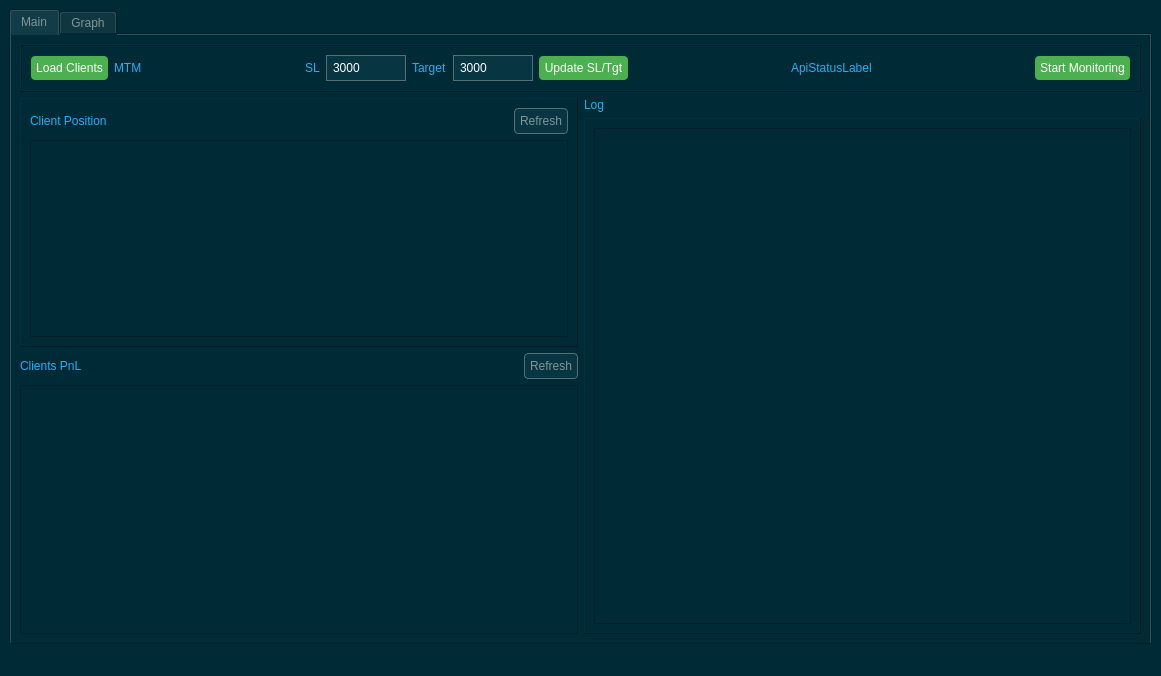
<?xml version="1.0" encoding="UTF-8"?>
<ui version="4.0">
 <class>MainWindow</class>
 <widget class="QMainWindow" name="MainWindow">
  <property name="geometry">
   <rect>
    <x>0</x>
    <y>0</y>
    <width>1161</width>
    <height>676</height>
   </rect>
  </property>
  <property name="windowTitle">
   <string>Intraday Dashboard</string>
  </property>
  <property name="styleSheet">
   <string notr="true">QTableView {
    background-color: #002B36;               /* Solarized base03 - background */
    alternate-background-color: #073642;    /* Solarized base02 - alternating rows */
    gridline-color: #586E75;                 /* Solarized base01 - grid lines */
    color: #839496;                          /* Solarized base0 - text color */
    font: 10pt &quot;Roboto Mono&quot;;                /* Improved font for trading */
}

QTableView QHeaderView::section {
    background-color: #073642;  /* Solarized base02 - header background */
    color: #839496;             /* Solarized base0 - header text */
    padding: 4px;
    border: 1px solid #002B36;  /* Border matching background */
    font: 11pt &quot;Roboto Mono&quot;;   /* Consistent font */
}

/* Generic app styling */
QWidget {
    background-color: #002B36;  /* Solarized base03 - background */
    font: 10pt &quot;Roboto Mono&quot;;   /* Improved readability */
    color: #839496;             /* Solarized base0 - text color */
}

QMainWindow {
    background-color: #002B36;  /* Solarized base03 - background */
    font: 10pt &quot;Roboto Mono&quot;;   /* Improved readability */
    color: #839496;             /* Solarized base0 - text color */
}

QPushButton {
    background-color: #073642;   /* Solarized base02 */
    color: #839496;              /* Solarized base0 */
    border: 1px solid #586E75;   /* Solarized base01 */
    padding: 5px;
    border-radius: 4px;
    font: 10pt &quot;Roboto Mono&quot;;    /* Consistent font */
}

QPushButton:hover {
    background-color: #586E75;   /* Solarized base01 */
    color: #EEE8D5;              /* Solarized base2 - lighter text on hover */
}

/* QLineEdit specific styling */
QLineEdit {
    background-color: #073642;   /* Solarized base02 */
    color: white;                /* White text */
    border: 1px solid #586E75;   /* Solarized base01 */
    padding: 4px;
    font: 10pt &quot;Roboto Mono&quot;;    /* Consistent font */
    selection-background-color: #586E75;  /* Selection highlight */
    selection-color: #EEE8D5;             /* Selection text color */
}

QComboBox, QTextEdit {
    background-color: #073642;   /* Solarized base02 */
    color: #839496;              /* Solarized base0 */
    border: 1px solid #586E75;   /* Solarized base01 */
    padding: 4px;
    font: 10pt &quot;Roboto Mono&quot;;    /* Consistent font */
    selection-background-color: #586E75;  /* Selection highlight */
    selection-color: #EEE8D5;             /* Selection text color */
}

/* QLabel custom styling */
QLabel {
    font: 10pt &quot;Roboto Mono&quot;;    /* Consistent font */
    color: #24adf3;              /* Light blue */
}
</string>
  </property>
  <widget class="QWidget" name="centralwidget">
   <layout class="QVBoxLayout" name="verticalLayout">
    <item>
     <widget class="QTabWidget" name="tabWidget">
      <property name="sizePolicy">
       <sizepolicy hsizetype="Expanding" vsizetype="Expanding">
        <horstretch>0</horstretch>
        <verstretch>0</verstretch>
       </sizepolicy>
      </property>
      <property name="currentIndex">
       <number>0</number>
      </property>
      <widget class="QWidget" name="Main">
       <attribute name="title">
        <string>Main</string>
       </attribute>
       <layout class="QVBoxLayout" name="verticalLayout_2">
        <item>
         <widget class="QFrame" name="TopQFrame">
          <property name="maximumSize">
           <size>
            <width>16777215</width>
            <height>60</height>
           </size>
          </property>
          <property name="frameShape">
           <enum>QFrame::Box</enum>
          </property>
          <property name="frameShadow">
           <enum>QFrame::Raised</enum>
          </property>
          <layout class="QHBoxLayout" name="horizontalLayout">
           <item>
            <widget class="QPushButton" name="LoadClientButton">
             <property name="sizePolicy">
              <sizepolicy hsizetype="Maximum" vsizetype="Maximum">
               <horstretch>0</horstretch>
               <verstretch>0</verstretch>
              </sizepolicy>
             </property>
             <property name="styleSheet">
              <string notr="true">QPushButton {
    background-color: #4CAF50;
    color: white;
    border: none;
    padding: 5px;
    border-radius: 4px;
}
QPushButton:hover {
    background-color: #45a049;
}</string>
             </property>
             <property name="text">
              <string>Load Clients</string>
             </property>
            </widget>
           </item>
           <item>
            <widget class="QLabel" name="MTMShowQLabel">
             <property name="sizePolicy">
              <sizepolicy hsizetype="Maximum" vsizetype="Maximum">
               <horstretch>0</horstretch>
               <verstretch>0</verstretch>
              </sizepolicy>
             </property>
             <property name="text">
              <string>MTM</string>
             </property>
            </widget>
           </item>
           <item>
            <spacer name="horizontalSpacer">
             <property name="orientation">
              <enum>Qt::Horizontal</enum>
             </property>
             <property name="sizeHint" stdset="0">
              <size>
               <width>40</width>
               <height>20</height>
              </size>
             </property>
            </spacer>
           </item>
           <item>
            <widget class="QLabel" name="SLLabel">
             <property name="sizePolicy">
              <sizepolicy hsizetype="Fixed" vsizetype="Preferred">
               <horstretch>0</horstretch>
               <verstretch>0</verstretch>
              </sizepolicy>
             </property>
             <property name="text">
              <string>SL</string>
             </property>
            </widget>
           </item>
           <item>
            <widget class="QLineEdit" name="SLQLine">
             <property name="sizePolicy">
              <sizepolicy hsizetype="Fixed" vsizetype="Fixed">
               <horstretch>0</horstretch>
               <verstretch>0</verstretch>
              </sizepolicy>
             </property>
             <property name="maximumSize">
              <size>
               <width>80</width>
               <height>16777215</height>
              </size>
             </property>
             <property name="text">
              <string>3000</string>
             </property>
            </widget>
           </item>
           <item>
            <widget class="QLabel" name="TargetLabel">
             <property name="sizePolicy">
              <sizepolicy hsizetype="Fixed" vsizetype="Preferred">
               <horstretch>0</horstretch>
               <verstretch>0</verstretch>
              </sizepolicy>
             </property>
             <property name="text">
              <string>Target</string>
             </property>
            </widget>
           </item>
           <item>
            <widget class="QLineEdit" name="TargetQEdit">
             <property name="sizePolicy">
              <sizepolicy hsizetype="Fixed" vsizetype="Fixed">
               <horstretch>0</horstretch>
               <verstretch>0</verstretch>
              </sizepolicy>
             </property>
             <property name="maximumSize">
              <size>
               <width>80</width>
               <height>16777215</height>
              </size>
             </property>
             <property name="text">
              <string>3000</string>
             </property>
            </widget>
           </item>
           <item>
            <widget class="QPushButton" name="UpdateSLTgtPushButton">
             <property name="styleSheet">
              <string notr="true">QPushButton {
    background-color: #4CAF50;
    color: white;
    border: none;
    padding: 5px;
    border-radius: 4px;
}
QPushButton:hover {
    background-color: #45a049;
}</string>
             </property>
             <property name="text">
              <string>Update SL/Tgt</string>
             </property>
            </widget>
           </item>
           <item>
            <spacer name="horizontalSpacer_2">
             <property name="orientation">
              <enum>Qt::Horizontal</enum>
             </property>
             <property name="sizeHint" stdset="0">
              <size>
               <width>40</width>
               <height>20</height>
              </size>
             </property>
            </spacer>
           </item>
           <item>
            <widget class="QLabel" name="ApiStatusLabel">
             <property name="styleSheet">
              <string notr="true">/* API Status Indicator */
#ApiStatusLabel {
    border-radius: 10px;
    font-size: 14px;
}

/* Blinking animation for connecting state */
@keyframes blink {
    0% { opacity: 1; }
    50% { opacity: 0.3; }
    100% { opacity: 1; }
}

.connecting {
    animation: blink 1s infinite;
}</string>
             </property>
             <property name="text">
              <string>ApiStatusLabel</string>
             </property>
            </widget>
           </item>
           <item>
            <spacer name="horizontalSpacer_7">
             <property name="orientation">
              <enum>Qt::Horizontal</enum>
             </property>
             <property name="sizeHint" stdset="0">
              <size>
               <width>40</width>
               <height>20</height>
              </size>
             </property>
            </spacer>
           </item>
           <item>
            <widget class="QPushButton" name="StartMonitoringButton">
             <property name="sizePolicy">
              <sizepolicy hsizetype="Maximum" vsizetype="Maximum">
               <horstretch>0</horstretch>
               <verstretch>0</verstretch>
              </sizepolicy>
             </property>
             <property name="styleSheet">
              <string notr="true">QPushButton {
    background-color: #4CAF50;
    color: white;
    border: none;
    padding: 5px;
    border-radius: 4px;
}
QPushButton:hover {
    background-color: #45a049;
}</string>
             </property>
             <property name="text">
              <string>Start Monitoring</string>
             </property>
            </widget>
           </item>
          </layout>
         </widget>
        </item>
        <item>
         <layout class="QHBoxLayout" name="horizontalLayout_2">
          <item>
           <layout class="QVBoxLayout" name="verticalLayout_3">
            <item>
             <widget class="QFrame" name="PositionQframe">
              <property name="sizePolicy">
               <sizepolicy hsizetype="Expanding" vsizetype="Expanding">
                <horstretch>0</horstretch>
                <verstretch>0</verstretch>
               </sizepolicy>
              </property>
              <property name="frameShape">
               <enum>QFrame::Panel</enum>
              </property>
              <property name="frameShadow">
               <enum>QFrame::Raised</enum>
              </property>
              <layout class="QVBoxLayout" name="verticalLayout_4">
               <item>
                <layout class="QHBoxLayout" name="horizontalLayout_3">
                 <item>
                  <widget class="QLabel" name="ClientPositionQLabel">
                   <property name="text">
                    <string>Client Position</string>
                   </property>
                  </widget>
                 </item>
                 <item>
                  <spacer name="horizontalSpacer_3">
                   <property name="orientation">
                    <enum>Qt::Horizontal</enum>
                   </property>
                   <property name="sizeHint" stdset="0">
                    <size>
                     <width>40</width>
                     <height>20</height>
                    </size>
                   </property>
                  </spacer>
                 </item>
                 <item>
                  <widget class="QPushButton" name="PositionRefreshPushButton">
                   <property name="text">
                    <string>Refresh</string>
                   </property>
                  </widget>
                 </item>
                </layout>
               </item>
               <item>
                <widget class="QTableWidget" name="PositionTable">
                 <property name="sizePolicy">
                  <sizepolicy hsizetype="Expanding" vsizetype="Expanding">
                   <horstretch>0</horstretch>
                   <verstretch>0</verstretch>
                  </sizepolicy>
                 </property>
                </widget>
               </item>
              </layout>
             </widget>
            </item>
            <item>
             <layout class="QHBoxLayout" name="horizontalLayout_4">
              <item>
               <widget class="QLabel" name="ClientPnLQLabel">
                <property name="sizePolicy">
                 <sizepolicy hsizetype="Fixed" vsizetype="Fixed">
                  <horstretch>0</horstretch>
                  <verstretch>0</verstretch>
                 </sizepolicy>
                </property>
                <property name="text">
                 <string>Clients PnL</string>
                </property>
               </widget>
              </item>
              <item>
               <spacer name="horizontalSpacer_4">
                <property name="orientation">
                 <enum>Qt::Horizontal</enum>
                </property>
                <property name="sizeHint" stdset="0">
                 <size>
                  <width>40</width>
                  <height>20</height>
                 </size>
                </property>
               </spacer>
              </item>
              <item>
               <widget class="QPushButton" name="AllClientsRefreshPushButton">
                <property name="sizePolicy">
                 <sizepolicy hsizetype="Fixed" vsizetype="Fixed">
                  <horstretch>0</horstretch>
                  <verstretch>0</verstretch>
                 </sizepolicy>
                </property>
                <property name="text">
                 <string>Refresh</string>
                </property>
               </widget>
              </item>
             </layout>
            </item>
            <item>
             <widget class="QTableWidget" name="ClientPositionTable">
              <property name="sizePolicy">
               <sizepolicy hsizetype="Expanding" vsizetype="Expanding">
                <horstretch>0</horstretch>
                <verstretch>0</verstretch>
               </sizepolicy>
              </property>
             </widget>
            </item>
           </layout>
          </item>
          <item>
           <layout class="QVBoxLayout" name="verticalLayout_5">
            <item>
             <widget class="QLabel" name="label_3">
              <property name="text">
               <string>Log</string>
              </property>
             </widget>
            </item>
            <item>
             <widget class="QFrame" name="LogQFrame">
              <property name="sizePolicy">
               <sizepolicy hsizetype="Expanding" vsizetype="Expanding">
                <horstretch>0</horstretch>
                <verstretch>0</verstretch>
               </sizepolicy>
              </property>
              <property name="frameShape">
               <enum>QFrame::Panel</enum>
              </property>
              <property name="frameShadow">
               <enum>QFrame::Raised</enum>
              </property>
              <layout class="QVBoxLayout" name="verticalLayout_6">
               <item>
                <widget class="QPlainTextEdit" name="LogTextEdit">
                 <property name="sizePolicy">
                  <sizepolicy hsizetype="Expanding" vsizetype="Expanding">
                   <horstretch>0</horstretch>
                   <verstretch>0</verstretch>
                  </sizepolicy>
                 </property>
                </widget>
               </item>
              </layout>
             </widget>
            </item>
           </layout>
          </item>
         </layout>
        </item>
       </layout>
      </widget>
      <widget class="QWidget" name="Graph">
       <attribute name="title">
        <string>Graph</string>
       </attribute>
       <layout class="QVBoxLayout" name="verticalLayout_7">
        <item>
         <layout class="QHBoxLayout" name="horizontalLayout_5">
          <item>
           <widget class="QLabel" name="label_2">
            <property name="sizePolicy">
             <sizepolicy hsizetype="Minimum" vsizetype="Fixed">
              <horstretch>0</horstretch>
              <verstretch>0</verstretch>
             </sizepolicy>
            </property>
            <property name="text">
             <string>Stock List</string>
            </property>
           </widget>
          </item>
          <item>
           <widget class="QPushButton" name="GetStockNameButton">
            <property name="sizePolicy">
             <sizepolicy hsizetype="Minimum" vsizetype="Fixed">
              <horstretch>0</horstretch>
              <verstretch>0</verstretch>
             </sizepolicy>
            </property>
            <property name="styleSheet">
             <string notr="true">QPushButton {
    background-color: #4CAF50;
    color: white;
    border: none;
    padding: 5px;
    border-radius: 4px;
}
QPushButton:hover {
    background-color: #45a049;
}</string>
            </property>
            <property name="text">
             <string>Get Stock Name</string>
            </property>
           </widget>
          </item>
          <item>
           <spacer name="horizontalSpacer_5">
            <property name="orientation">
             <enum>Qt::Horizontal</enum>
            </property>
            <property name="sizeHint" stdset="0">
             <size>
              <width>40</width>
              <height>20</height>
             </size>
            </property>
           </spacer>
          </item>
          <item>
           <widget class="QLabel" name="GraphQLabel">
            <property name="text">
             <string>Graph</string>
            </property>
           </widget>
          </item>
          <item>
           <spacer name="horizontalSpacer_6">
            <property name="orientation">
             <enum>Qt::Horizontal</enum>
            </property>
            <property name="sizeHint" stdset="0">
             <size>
              <width>40</width>
              <height>20</height>
             </size>
            </property>
           </spacer>
          </item>
          <item>
           <widget class="QPushButton" name="LoadGraphButton">
            <property name="sizePolicy">
             <sizepolicy hsizetype="Minimum" vsizetype="Fixed">
              <horstretch>0</horstretch>
              <verstretch>0</verstretch>
             </sizepolicy>
            </property>
            <property name="styleSheet">
             <string notr="true">QPushButton {
    background-color: #4CAF50;
    color: white;
    border: none;
    padding: 5px;
    border-radius: 4px;
}
QPushButton:hover {
    background-color: #45a049;
}</string>
            </property>
            <property name="text">
             <string>Load Graph</string>
            </property>
           </widget>
          </item>
         </layout>
        </item>
        <item>
         <layout class="QHBoxLayout" name="horizontalLayout_6">
          <item>
           <widget class="QFrame" name="StockListQFrame">
            <property name="sizePolicy">
             <sizepolicy hsizetype="Expanding" vsizetype="Expanding">
              <horstretch>3</horstretch>
              <verstretch>0</verstretch>
             </sizepolicy>
            </property>
            <property name="frameShape">
             <enum>QFrame::Panel</enum>
            </property>
            <property name="frameShadow">
             <enum>QFrame::Raised</enum>
            </property>
            <layout class="QVBoxLayout" name="verticalLayout_8">
             <item>
              <widget class="QTableView" name="StockNameTableView">
               <property name="sizePolicy">
                <sizepolicy hsizetype="Expanding" vsizetype="Expanding">
                 <horstretch>0</horstretch>
                 <verstretch>0</verstretch>
                </sizepolicy>
               </property>
               <property name="mouseTracking">
                <bool>true</bool>
               </property>
               <property name="alternatingRowColors">
                <bool>true</bool>
               </property>
               <property name="sortingEnabled">
                <bool>true</bool>
               </property>
              </widget>
             </item>
            </layout>
           </widget>
          </item>
          <item>
           <widget class="QGraphicsView" name="HLOCGraphView">
            <property name="sizePolicy">
             <sizepolicy hsizetype="Expanding" vsizetype="Expanding">
              <horstretch>7</horstretch>
              <verstretch>0</verstretch>
             </sizepolicy>
            </property>
           </widget>
          </item>
         </layout>
        </item>
       </layout>
      </widget>
     </widget>
    </item>
   </layout>
  </widget>
  <widget class="QStatusBar" name="statusbar"/>
 </widget>
 <resources/>
 <connections/>
</ui>
